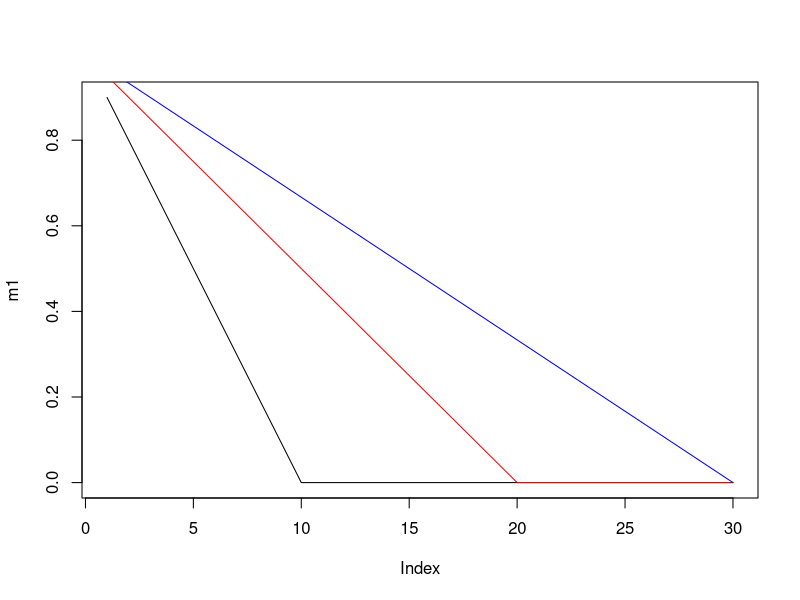
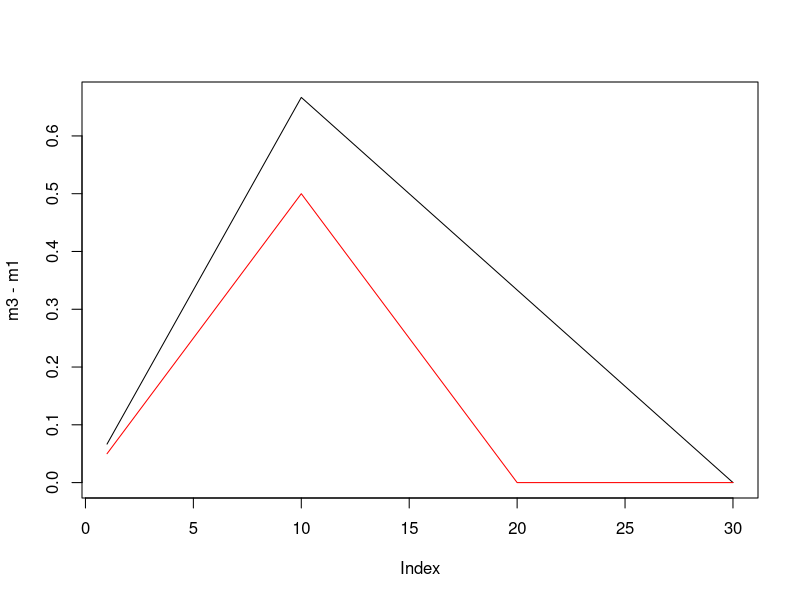
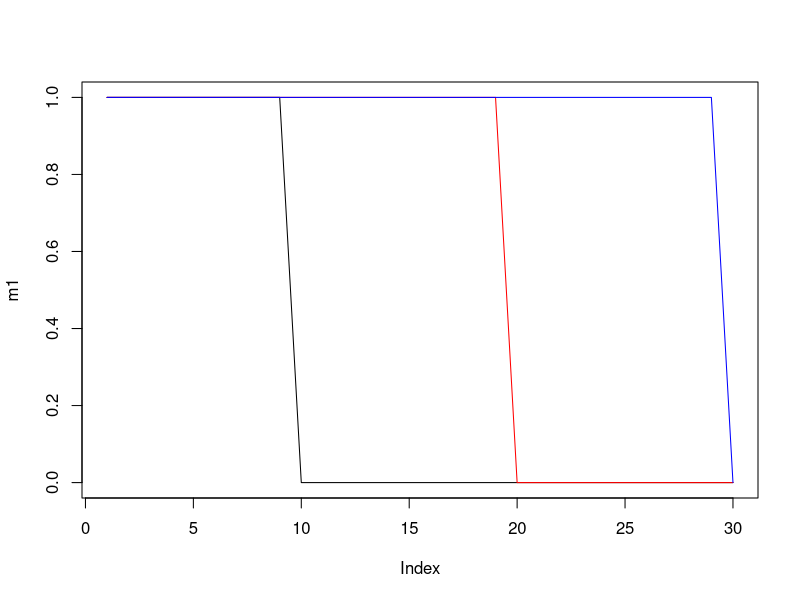
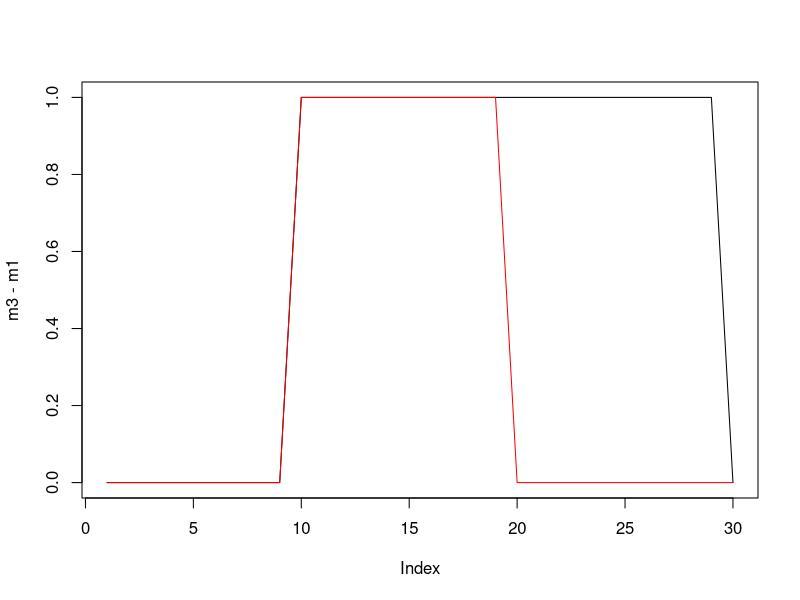

The R source for these figures, in order:
#### CHECKS 

### SUB-MIC PLOTS
##### LINEAR MIC WHAT IS THE SELECTION? 

m1 <- pmax(0,(10 - seq(1,30,1))/10)
m2 <- pmax(0,(20 - seq(1,30,1))/20)
m3 <- pmax(0,(30 - seq(1,30,1))/30)

plot(m1, type = "l")
lines(m2,col="red")
lines(m3,col="blue")

# Difference - what selection acts on
plot(m3 - m1, type = "l")
lines(m2 - m1,col="red")

##### STEPPED MIC WHAT IS THE SELECTION? 

m1 <- c(matrix(1,9,1),matrix(0,21,1))
m2 <- c(matrix(1,19,1),matrix(0,11,1))
m3 <- c(matrix(1,29,1),matrix(0,1,1))

plot(m1, type = "l")
lines(m2,col="red")
lines(m3,col="blue")

# Difference - what selection acts on
plot(m3 - m1, type = "l")
lines(m2 - m1,col="red")
